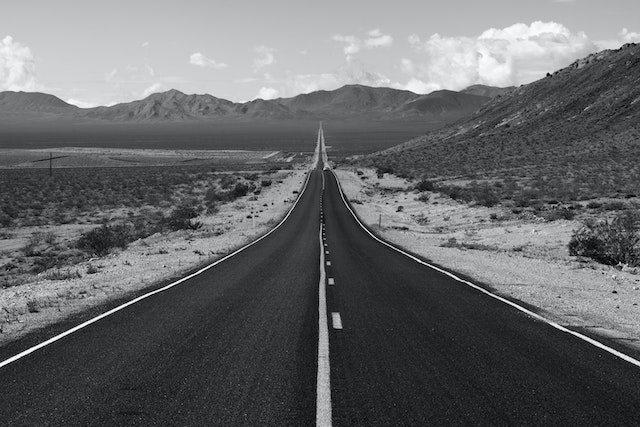
#> input picture LV2/road.jpg, 640 x 427 px
$ python predlozak.py
#> lines starting #> are read from the running program, lines starting #| are printed output that depends on the picture
import numpy as np
import matplotlib.pyplot as plt

x = np.linspace(0,6, num=30)
y = np.sin(x)
plt.plot(x,y,'r', linewidth =1, marker =".", markersize =5)
plt.axis([0,6,-2,2]) #raspon osi grafa
plt.xlabel('x')
plt.ylabel('vrijednosti funkcije')
plt.title('Sinus funkcija')
plt.show()
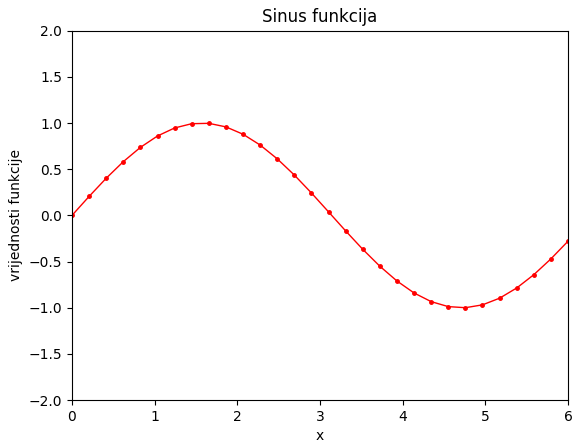
#> figure drawn by matplotlib, 1 panel; curve peaks at x = 1.66, y = 0.996

img = plt.imread("road.jpg") #slika ima oblik (visina, širina, 3) - 3 kanala ako je RGB
#> img is the input picture: shape (427, 640, 3); mean R, G, B 102.9, 103.9, 105.9
img = img[:,:,0].copy() #uzima se samo prvi kanal i pravi se kopija, za sive tonove
#> img: shape (427, 640)
print(img.shape)
#| (427, 640)
print(img.dtype)
#| uint8
plt.figure()
plt.imshow(img, cmap="gray") #obavezno cmap za prikaz u sivim tonovima
plt.show()
